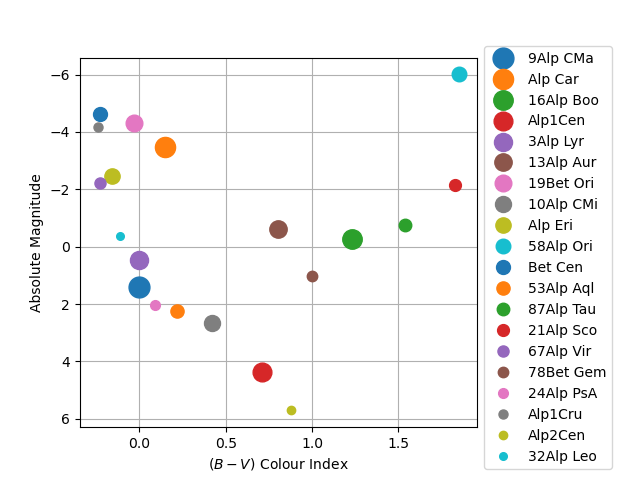

Python code for this plot:
#!/usr/pkg/bin/python3.9

#
# Time-stamp: <2023/03/02 15:09:20 (CST) daisuke>
#

# importing gzip module
import gzip

# importing numpy module
import numpy

# importing matplotlib module
import matplotlib.figure
import matplotlib.backends.backend_agg

# catalogue file name
file_catalogue = 'catalog.gz'

# output file name
file_output = 'advobs202302_s03_08_04.png'

# dictionary for storing data
stars = {}

# opening catalogue file
with gzip.open (file_catalogue, 'rb') as fh:
    # reading catalogue line-by-line
    for line in fh:
        # Harvard Revised Number of star
        HR = line[0:4].strip ()
        # name
        name = line[4:14].strip ()
        # Vmag
        mag_V = line[102:107].strip ()
        # B-V colour
        colour_BV = line[109:114].strip ()
        # spectral type
        sptype = line[127:147].strip ()
        # dynamical parallax flag
        dynamical_parallax = line[160]
        # parallax
        parallax = line[161:166]

        # skip, if any of mag_V, colour_BV, parallax is missing
        if ( (mag_V == '') or (colour_BV == '') or (parallax == '') ):
            continue
        # skip, if parallax is dynamical parallax
        if (dynamical_parallax == 'D'):
            continue
        # reformat parallax
        if (parallax[:2] == '+.'):
            parallax = '+0.' + parallax[2:]

        # conversion from string to float
        try:
            mag_V     = float (mag_V)
        except:
            continue
        try:
            colour_BV = float (colour_BV)
        except:
            continue
        try:
            parallax  = float (parallax)
        except:
            continue

        # skip, if parallax is negative
        if (parallax < 0.0):
            continue

        # skip, if parallax is zero
        if (parallax < 10**-4):
            continue
    
        # distance in parsec
        dist_pc = 1.0 / parallax

        # absolute magnitude
        absmag_V = mag_V - 5.0 * numpy.log10 (dist_pc) + 5.0

        # constructing the dictionary
        stars[HR] = {}
        stars[HR]["mag_V"]     = mag_V
        stars[HR]["colour_BV"] = colour_BV
        stars[HR]["parallax"]  = parallax
        stars[HR]["dist_pc"]   = dist_pc
        stars[HR]["absmag_V"]  = absmag_V
        stars[HR]["sptype"]    = sptype
        stars[HR]["name"]      = name

# making empty numpy arrays for plotting
colour = numpy.array ([])
absmag = numpy.array ([])
label  = numpy.array ([], dtype=str)

# printing header
print ("# Vmag, (B-V), parallax, distance, absmag_V, HR, name")

# printing information of 1st mag stars
for key, value in sorted (stars.items (), key=lambda x: x[1]['mag_V']):
    # if mag of star is equal to or greater than 1.5, then skip
    if (stars[key]['mag_V'] >= 1.5):
        break
    # printing information
    print (f'{stars[key]["mag_V"]:+6.3f} ', \
           f'{stars[key]["colour_BV"]:+6.3f} ', \
           f'{stars[key]["parallax"]:+6.3f} ', \
           f'{stars[key]["dist_pc"]:+8.3f} ', \
           f'{stars[key]["absmag_V"]:+6.3f} ', \
           f'{int (key.decode ("utf-8")):4d} ', \
           f'{stars[key]["name"].decode ("utf-8")}')
    # appending data into numpy arrays
    colour = numpy.append (colour, stars[key]['colour_BV'])
    absmag = numpy.append (absmag, stars[key]['absmag_V'])
    label  = numpy.append (label, f'{stars[key]["name"].decode ("utf-8")}')

# making a fig object
fig = matplotlib.figure.Figure ()

# making a canvas object
canvas = matplotlib.backends.backend_agg.FigureCanvasAgg (fig)

# making an axes object
ax = fig.add_subplot (111)

# adjustment of plot
box = ax.get_position ()
ax.set_position ([box.x0, box.y0, box.width * 0.8, box.height])

# labels
ax.set_xlabel ('$(B-V)$ Colour Index')
ax.set_ylabel ('Absolute Magnitude')

# flipping direction of Y-axis
ax.invert_yaxis ()

# plotting data
for i in range (len (colour)):
    size = 15 - i * 0.5
    ax.plot (colour[i], absmag[i], linestyle='None', marker='o', \
             markersize=size, label=label[i])

# grid
ax.grid ()

# legend
ax.legend (bbox_to_anchor=(1.0, 1.05), loc='upper left')

# saving the figure to a file
fig.savefig (file_output)
